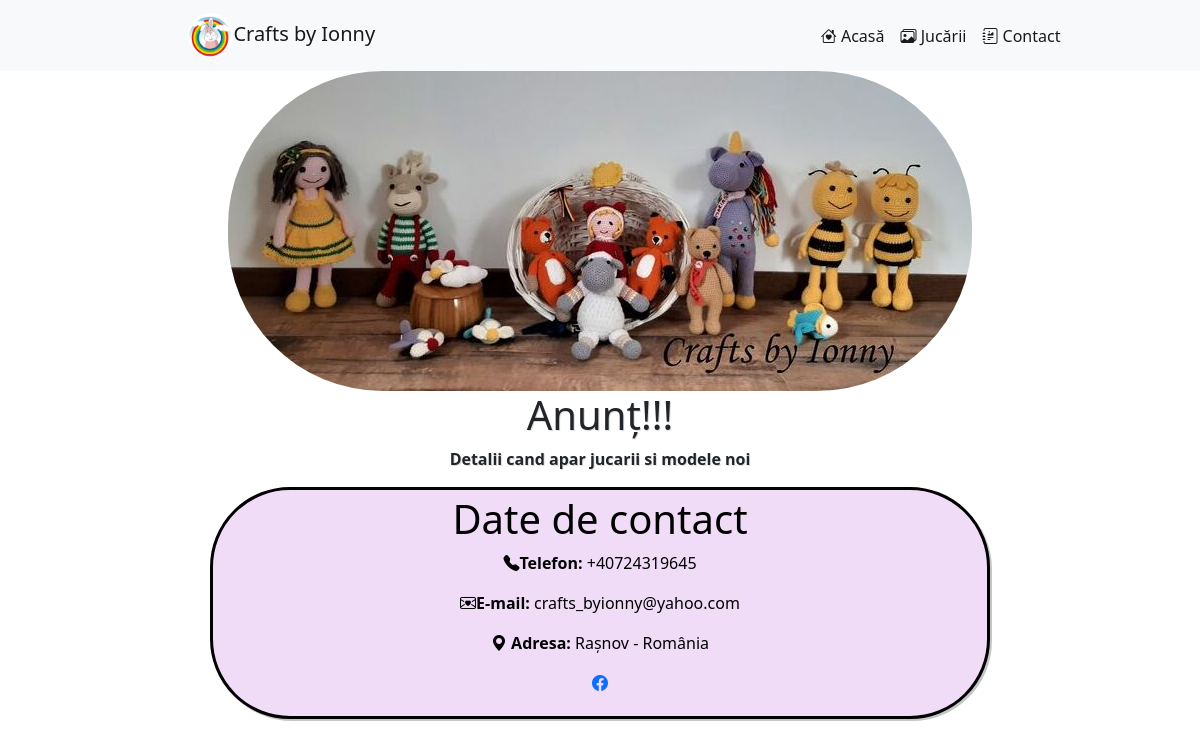
The app's page /contact with its own data.
### ionny_store/models.py (models this page shows, shortened)
class Contact(models.Model):
    phone = models.IntegerField()
    email = models.EmailField()
    address = models.TextField()
    anunt = models.TextField(null=True)

### ionny_store/views.py (the view)
# urls.py: path('contact', views.contact, name='contact'),
def contact(request):
    contact2 = Contact.objects.all()
    context = {
        'contact2': contact2,
    }
    return render(request, 'contact.html', context)

### templates/contact.html (shortened to what this page needs)
{% extends 'base.html' %}
{% load static %}
{% block body %}
    {% for contacte in contact2 %}
        <div class="container">
            <img src="{% static 'cover.jpg' %}" alt="cover">
            <div class="centered">
                <h1>Anunț!!!</h1>
                <p>{{ contacte.anunt }}</p></div>
        </div>
        <div class="contact">
            <h1 style="text-align:center">Date de contact </h1>
            <p><i class="bi bi-telephone-fill"></i><strong>Telefon:</strong> +{{ contacte.phone }}</p>
            <p><i class="bi bi-envelope-heart"></i><strong>E-mail:</strong> <a
                    style="text-decoration: none; color: black"
                    href="mailto:{{ contacte.email }}">{{ contacte.email }} </a>
            <p><i class="bi bi-geo-alt-fill"></i><strong> Adresa:</strong> {{ contacte.address }}</p>
            <p><a href="https://www.facebook.com/craftsbyionny/?ref=page_internal"><i
                    class="bi bi-facebook"></i>
            </a></p>
        </div>
    {% endfor %}
{% endblock %}

### static/html/style.css (style rules this page uses)
img { max-width: 100%; }
.contact { margin-top: 10px; padding: 5px; text-align: center; color: black; box-sizing: border-box; width: 65%; height: auto; background-color: #f1dcf8; margin-right: auto; margin-left: auto; border-radius: 80px; border-style: solid; box-shadow: 2px 2px #c5c6c7; }
.centered { text-shadow: 1px 1px #dcdcde; text-align: center; }
.container img { border-radius: 155px; position: relative; display: block; width: auto; margin-left: auto; margin-right: auto; }
.container p { font-weight: 800; text: 2vw }

### records on screen
Contact: anunt "Detalii cand apar jucarii si modele noi", phone "40724319645", email "crafts_byionny@yahoo.com", address "Rașnov - România"
